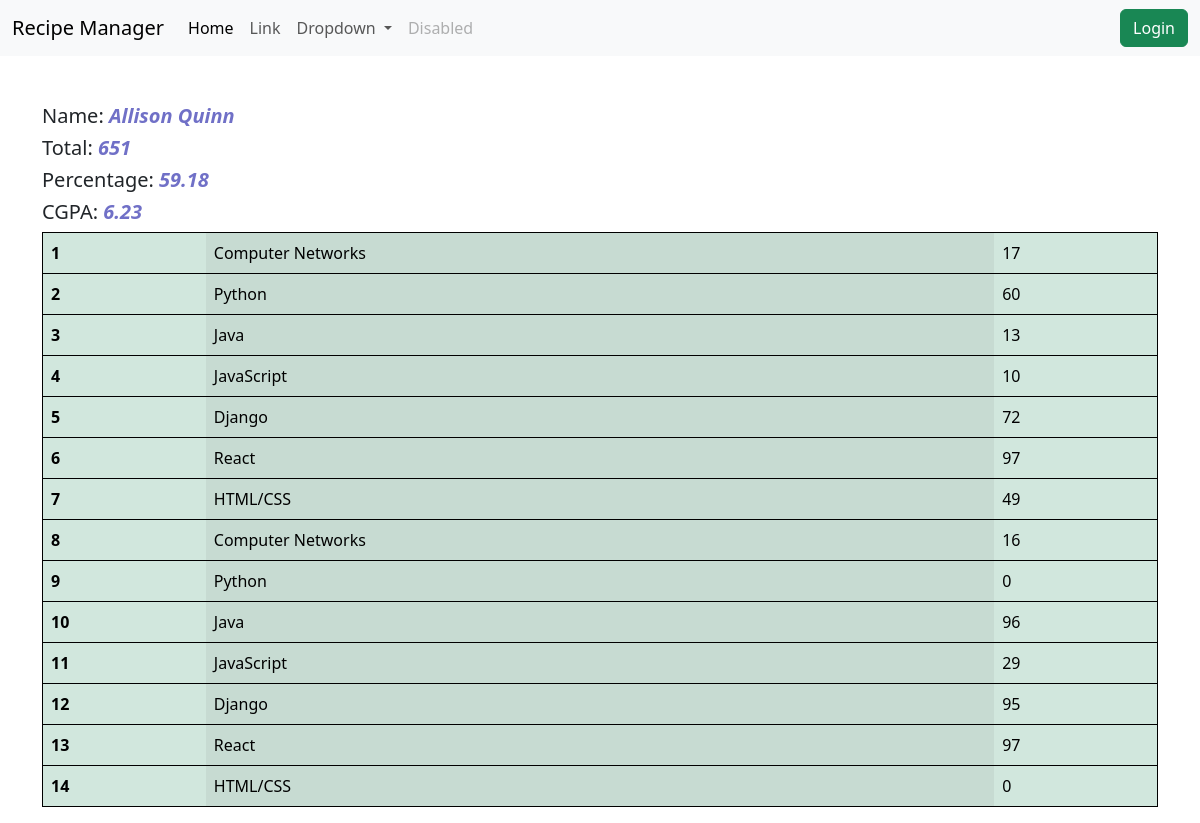
Page /see_marks/Stu_00962 on the committed database.
### veggie/models.py (models this page shows, shortened)
class Student(models.Model):
    department = models.ForeignKey(Department, related_name="depart",on_delete=models.CASCADE)
    student_id = models.OneToOneField(StudentID, related_name="studentid",on_delete=models.CASCADE)
    student_name = models.CharField(max_length=100)
    student_email = models.EmailField (unique=True)
    student_age = models.IntegerField(default=18)
    student_address = models.TextField()
    is_deleted = models.BooleanField(default=False)
    objects = StudentsManager()
    admin_objects = models.Manager()
    class Meta:
        ordering = ['student_name']
        verbose_name = "student"

class  SubjectMark(models.Model):
    student = models.ForeignKey(Student, related_name='studentmarks', on_delete=models.CASCADE)
    subject = models.ForeignKey(Subject, on_delete=models.CASCADE)
    marks = models.IntegerField()
    class Meta:
        unique_together = ['student', 'subject']
        ordering = ['student']

class Subject(models.Model):
    subject_name = models.CharField(max_length=100)
    def __str__(self):
        return self.subject_name

### veggie/views.py (the view)
# urls.py: path('see_marks/<student_id>', see_marks, name="see_marks"),
def see_marks(request, student_id):
    student = SubjectMark.objects.filter(student__student_id__student_id = student_id)
    student_name = Student.objects.get(student_id__student_id=student_id)
    total_marks = student.aggregate(total_marks = Sum('marks'))
    percentage = round((total_marks['total_marks']/1100) * 100, 2)
    cgpa = round(percentage/9.5, 2)
    context ={
        "student" : student,
        "total_marks" : total_marks,
        "student_name" : student_name,
        "percentage"   : percentage,
        "cgpa" : cgpa,
    }
    return render(request,'report/see_marks.html', context)

### veggie/models.py (called while the page is built)
    def get_queryset(self):
        return super().get_queryset().filter(is_deleted=False)

### veggie/templates/report/see_marks.html
{% extends 'base.html' %}
{% block body %}
<div class="container mt-5">
    <table class="table table-success table-striped-columns">
        <h5>Name: <strong><em style="color: rgb(112, 112, 199);">{{student_name.student_name}}</em></strong></h5>
        <h5>Total: <strong><em style="color: rgb(112, 112, 199);">{{total_marks.total_marks}}</em></strong></h5>
        <h5>Percentage: <strong><em style="color: rgb(112, 112, 199);">{{percentage}}</em></strong></h5>
        <h5>CGPA: <strong><em style="color: rgb(112, 112, 199);">{{cgpa}}</em></strong></h5>
        <tbody>
        {% for studprop in student %}
          <tr>
            <th scope="row">{{forloop.counter}}</th>
            <td>{{studprop.subject}}</td>
            <td>{{studprop.marks}}</td>
          </tr>
        {% endfor %}
        </tbody>
      </table>
</div>
{% endblock %}

### home/templates/base.html (style rules this page uses)
.table { border: 1px solid black; }

### rows in the picture
Student: student_name "Allison Quinn"
SubjectMark: subject "Computer Networks", marks "17"
SubjectMark: subject "Python", marks "60"
SubjectMark: subject "Java", marks "13"
SubjectMark: subject "JavaScript", marks "10"
SubjectMark: subject "Django", marks "72"
SubjectMark: subject "React", marks "97"
SubjectMark: subject "HTML/CSS", marks "49"
SubjectMark: subject "Computer Networks", marks "16"
SubjectMark: subject "Python", marks "0"
SubjectMark: subject "Java", marks "96"
SubjectMark: subject "JavaScript", marks "29"
SubjectMark: subject "Django", marks "95"
SubjectMark: subject "React", marks "97"
SubjectMark: subject "HTML/CSS", marks "0"

### other values in the picture
{{ total_marks.total_marks }} "651"
{{ percentage }} "59.18"
{{ cgpa }} "6.23"
